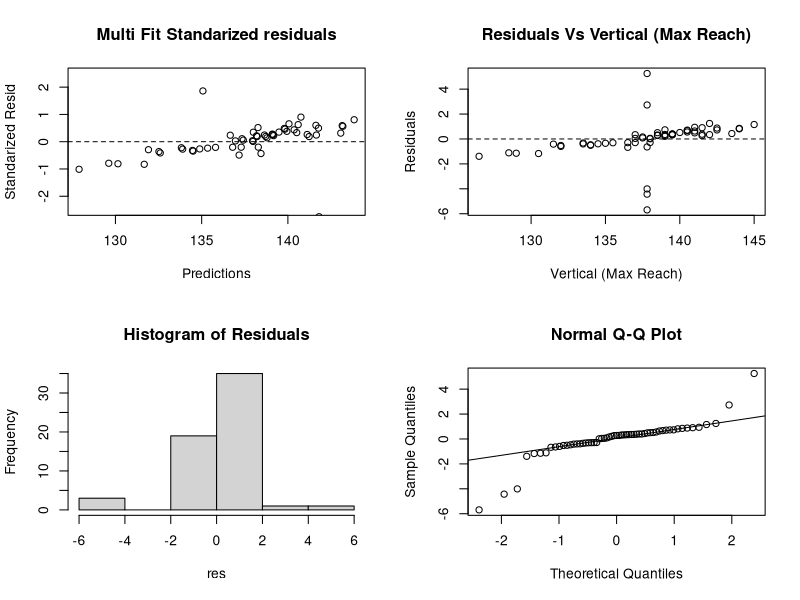

Write the R code that produced this figure.
data <- read.csv("./2014_nba_draft_combine_fixed.csv")
data$X <- NULL
data$Year <- NULL
data$Player <- NULL
data$Draft.pick <-NULL
data$Bench <- NULL
attach(data)

# este dio 0.85...
multi.fit = lm(data$Vertical..Max.Reach.~data$Standing.reach+data$Vertical..Max., data = data)
summary(multi.fit)

mean(multi.fit$residuals)
sum(multi.fit$residuals)

# qqplot(multi.fit$residuals,)
# hist(multi.fit$residuals)

shapiro.test(multi.fit$residuals)

library(lmtest)

dwtest(multi.fit)

bptest(multi.fit)
res <- multi.fit$residuals

layout(matrix(c(1,2,3,4),2,2,byrow=T))
plot(multi.fit$fitted.values, rstandard(multi.fit), 
main = "Multi Fit Standarized residuals",
xlab = "Predictions",
ylab = "Standarized Resid",
ylim = c(-2.5, 2.5))
abline(h=0,lty=2)
plot(Vertical..Max.Reach., res, 
main = "Residuals Vs Vertical (Max Reach)",
xlab = "Vertical (Max Reach)", ylab="Residuals")
abline(h=0, lty=2)
hist(res, main = "Histogram of Residuals")

qqnorm(res)
qqline(res)
